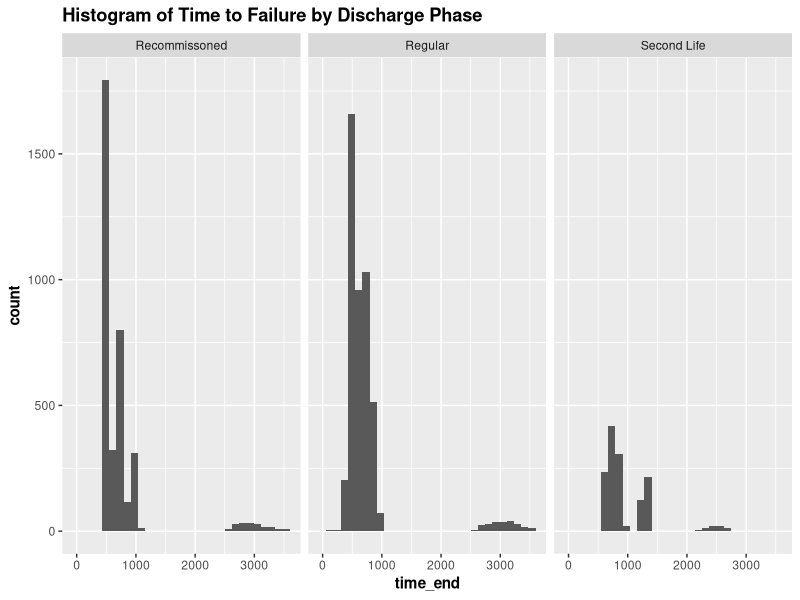
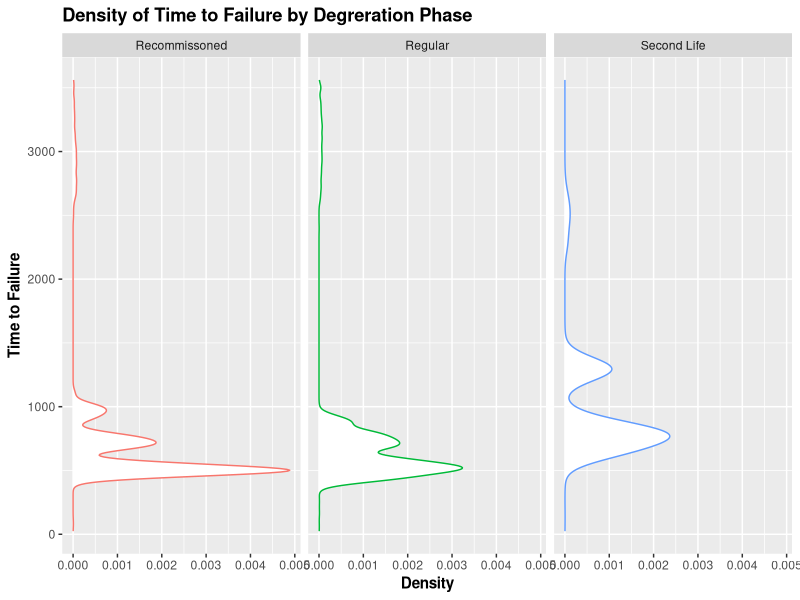
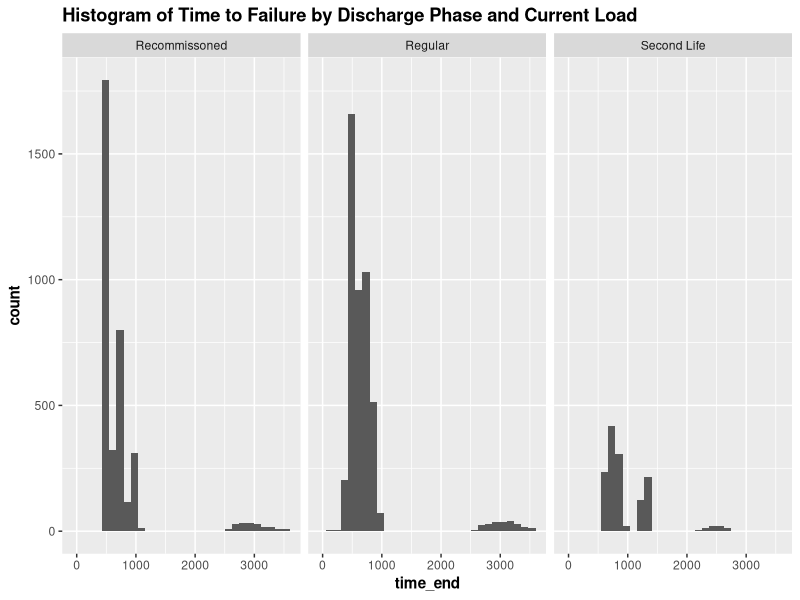
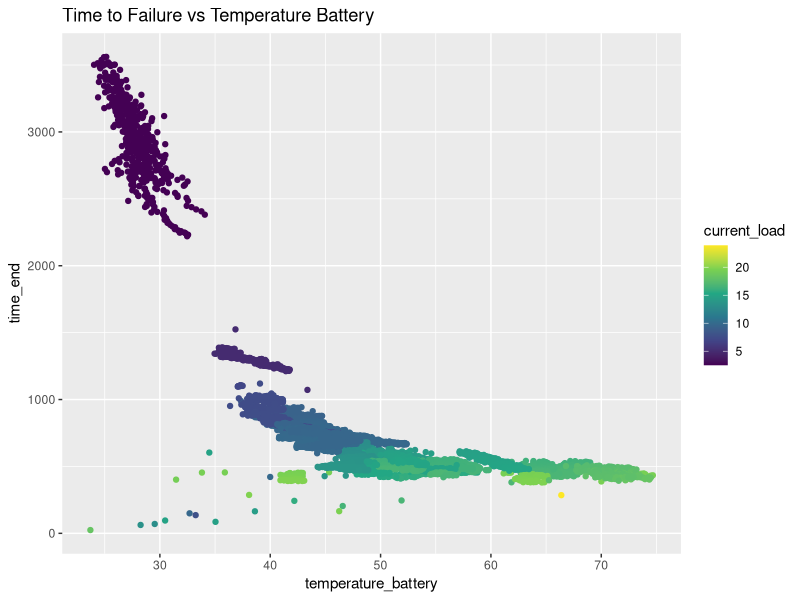
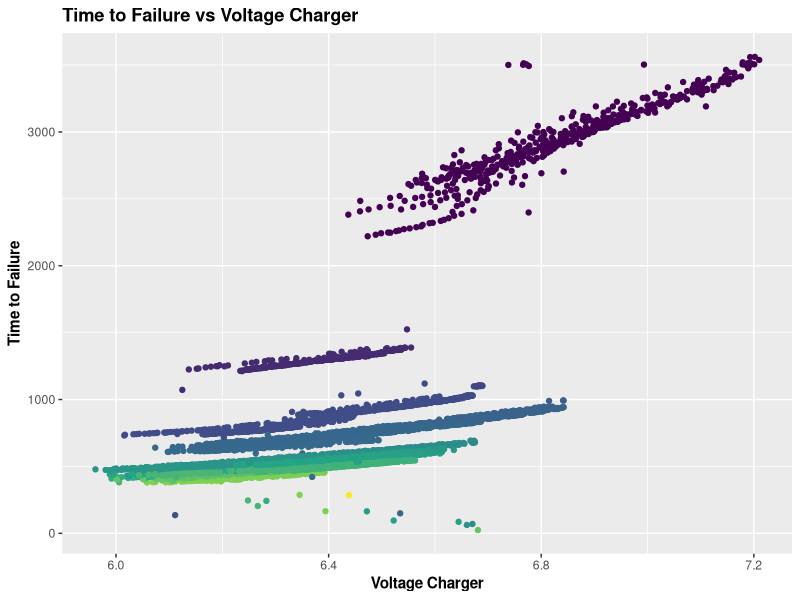
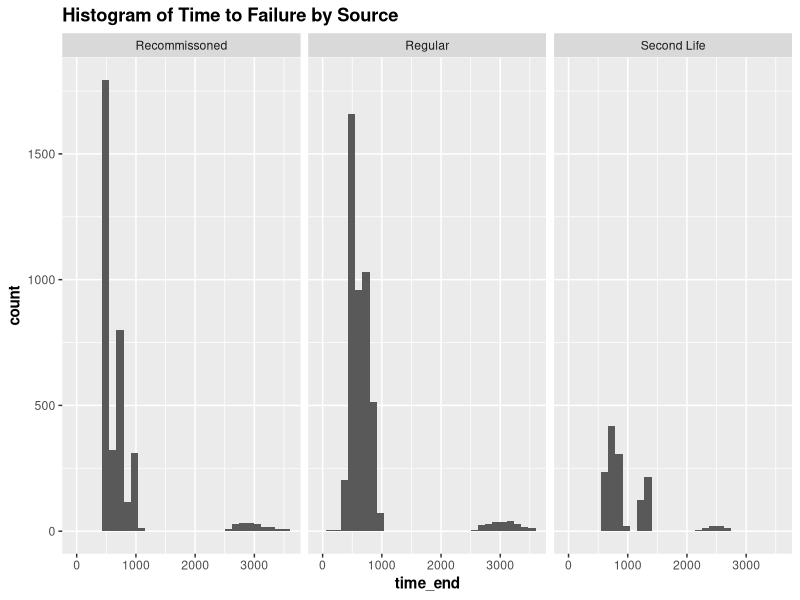
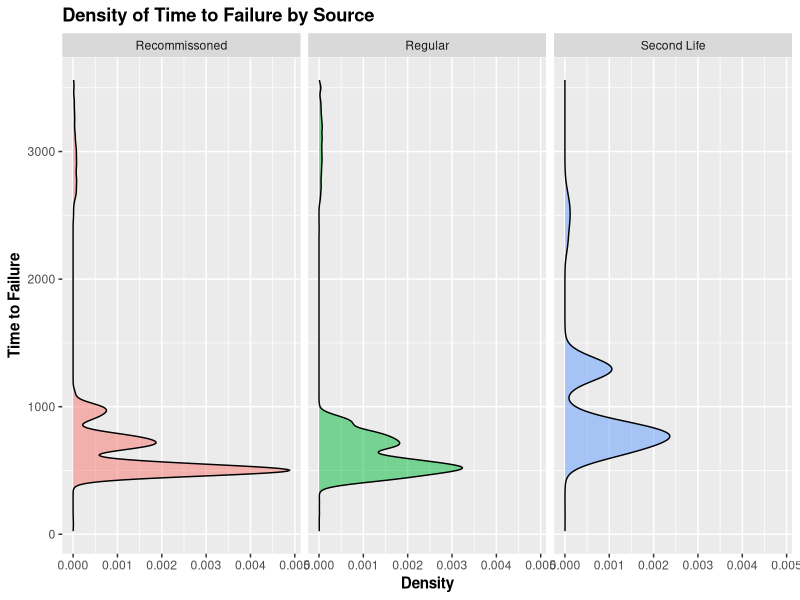
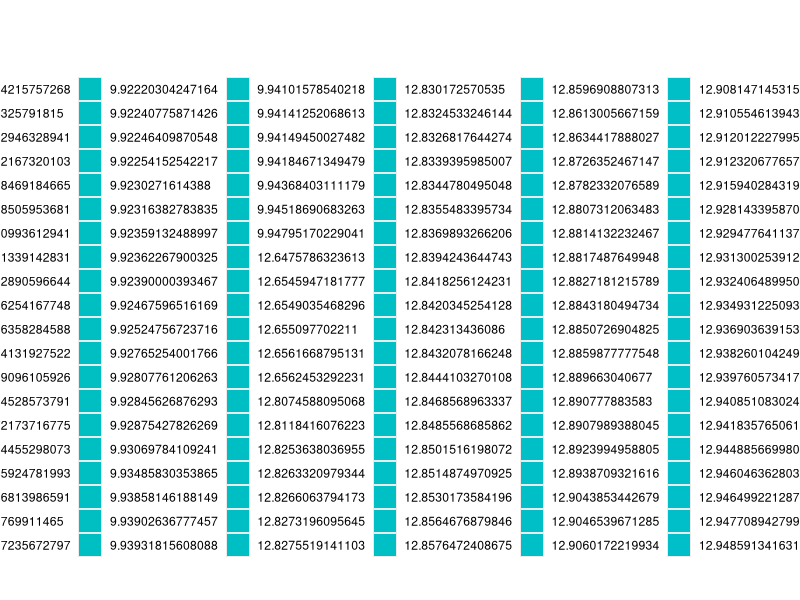

The R source for these figures, in order: (Note: this script raises an error after producing the figures.)
## ---- chunk 1
library(fitdistrplus)
library(survminer)
library(tidyverse)
library(ggplot2)
library(survival)
library(skimr)
library(grid)
library(gridExtra)
## ---- chunk 2
ROOT = 'C://Users//corma//Documents//GitHub//18650-Accelerated-Battery-Life-Testing//'
# read in regular.csv
regular = read_csv('regular.csv')
second_life = read_csv('second.csv')
recommish = read_csv('recommissioned.csv')

# create a big data set with all the data and a new row indicating the source
regular$source = 'Regular'
second_life$source = 'Second Life'
recommish$source = 'Recommissoned'
big = rbind(regular, second_life, recommish)
# filter out temps < 0
big = big %>% filter(temperature_battery > 0)
# drop times at 0
big = big %>% filter(time_end > 10)
## ---- chunk 3
colnames(regular)
## ---- chunk 4

## ---- chunk 5
# plot a histogram of time_end facetted by dischargePhase
ggplot(big, aes(x = time_end)) +
  geom_histogram(bins = 30) +
  facet_wrap(~source) +
  ggtitle("Histogram of Time to Failure by Discharge Phase") +
        # bold the title and the axis labels
    theme(plot.title = element_text(face = "bold"),
          axis.title = element_text(face = "bold"))
## ---- chunk 6
# recreae the above histogram but with a density plot
ggplot(big, aes(y = time_end)) +
  geom_density(aes(color = source), fill = "white") +
  ggtitle("Density of Time to Failure by Degreration Phase") +
  # rename the x and y axis
    labs(x = "Density", y = "Time to Failure") +
  facet_wrap(~source) +
  theme(plot.title = element_text(face = "bold"),
        axis.title = element_text(face = "bold"), legend.position = "none")
## ---- chunk 7
# recreate the above histogram but color by current_load
ggplot(big, aes(x = time_end, fill = current_load)) +
  geom_histogram(bins = 30) +
  facet_wrap(~source) +
  ggtitle("Histogram of Time to Failure by Discharge Phase and Current Load") +
  theme(plot.title = element_text(face = "bold"),
        axis.title = element_text(face = "bold"))
## ---- chunk 8
ggplot(big, aes(x =temperature_battery, y = time_end, color= current_load)) +
  geom_point() + # color magma
  scale_color_viridis_c() +
  ggtitle("Time to Failure vs Temperature Battery")
## ---- chunk 9
# now do voltage_charger
ggplot(big, aes(x =voltage_charger, y = time_end, color= current_load)) +
  geom_point() + # color magma
  scale_color_viridis_c() +
  #rename the x and y axis
    labs(x = "Voltage Charger", y = "Time to Failure") +
  ggtitle("Time to Failure vs Voltage Charger") +
theme(plot.title = element_text(face = "bold"),
        axis.title = element_text(face = "bold"), legend.position = "none")
## ---- chunk 10
# Assuming `big` is the combined dataset
# 1. Histogram of time_end facetted by source
ggplot(big, aes(x = time_end)) +
  geom_histogram(bins = 30) +
  facet_wrap(~source) +
  ggtitle("Histogram of Time to Failure by Source") +
  theme(plot.title = element_text(face = "bold"),
        axis.title = element_text(face = "bold"))

## ---- chunk 11

# 2. Density plot of time_end facetted by source
ggplot(big, aes(y = time_end, fill = source)) +
  geom_density(alpha = 0.5) +
  facet_wrap(~source) +
  ggtitle("Density of Time to Failure by Source") +
  labs(x = "Density", y = "Time to Failure") +
  theme(plot.title = element_text(face = "bold"),
        axis.title = element_text(face = "bold"), legend.position = "none")

## ---- chunk 12

# 3. Histogram of time_end colored by current_load and facetted by source
ggplot(big, aes(x = time_end, fill = as.factor(current_load))) +
  geom_histogram(bins = 30) +
  facet_wrap(~source) +
  ggtitle("Histogram of Time to Failure by Source and Current Load") +
  theme(plot.title = element_text(face = "bold"),
        axis.title = element_text(face = "bold"))

## ---- chunk 13

# 4. Scatter plot of temperature_battery vs time_end colored by current_load
ggplot(big, aes(x = temperature_battery, y = time_end, color = as.factor(current_load))) +
  geom_point() +
  scale_color_viridis_c() +
  ggtitle("Time to Failure vs Temperature Battery") +
  theme(plot.title = element_text(face = "bold"),
        axis.title = element_text(face = "bold"))

## ---- chunk 14

# 5. Scatter plot of voltage_charger vs time_end colored by current_load
ggplot(big, aes(x = voltage_charger, y = time_end, color = as.factor(current_load))) +
  geom_point() +
  scale_color_viridis_c() +
  ggtitle("Time to Failure vs Voltage Charger") +
  theme(plot.title = element_text(face = "bold"),
        axis.title = element_text(face = "bold"))

## ---- chunk 15

# 6. Boxplot of time_end grouped by dischargePhase
ggplot(big, aes(x = as.factor(dischargePhase), y = time_end)) +
  geom_boxplot() +
  ggtitle("Boxplot of Time to Failure by Discharge Phase") +
  theme(plot.title = element_text(face = "bold"),
        axis.title = element_text(face = "bold"))

## ---- chunk 16

# 7. Boxplot of temperature_battery grouped by dischargePhase
ggplot(big, aes(x = as.factor(dischargePhase), y = temperature_battery)) +
  geom_boxplot() +
  ggtitle("Boxplot of Temperature Battery by Discharge Phase") +
  theme(plot.title = element_text(face = "bold"),
        axis.title = element_text(face = "bold"))


## ---- chunk 17
# 8. Boxplot of voltage_charger grouped by dischargePhase
ggplot(big, aes(x = as.factor(dischargePhase), y = voltage_charger)) +
  geom_boxplot() +
  ggtitle("Boxplot of Voltage Charger by Discharge Phase") +
  theme(plot.title = element_text(face = "bold"),
        axis.title = element_text(face = "bold"))
